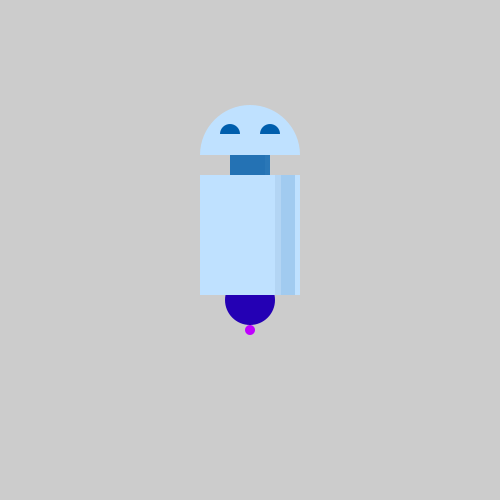
Frame 1 (no input)
Frame 60 (the mouse pressed at the canvas centre just before this capture): identical to frame 1, image omitted
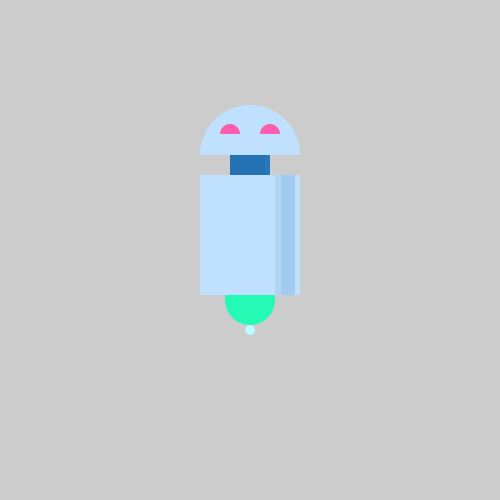
Frame 120 (the mouse held since frame 60 and released just before this capture)

The Processing sketch that drew these frames (run headless with seeded random() and noise(); from frame 60 on, the mouse is pressed at the canvas centre):

// Processing sketch: processing_56145
// ── processing_56145.pde

int x = 230;
int y = 150;
int a = 250;
int b = 300;

void setup (){
  size(500,500);
  smooth();
}

void draw (){
  background(204);
  //NECK
  fill(36,114,180);
  noStroke();
  rect(x,y,40,30);
  fill(191,225,255,10);
  rect(265,y,6,30);
  //HEAD
  fill(191,225,255);
  noStroke();
  arc(250,155,100,100,PI,TWO_PI);
  fill(mouseX,94,173);
  arc(230,134,20,20,PI,TWO_PI);//LEFT EYE
  arc(270,134,20,20,PI,TWO_PI);//RIGHT EYE
  //BODY
  fill(191,mouseX,255);
  ellipse(a,b+30,10,10);//SMALL BOTTOM
  fill(36,mouseY,180);
  ellipse(a,b,50,50);//LARGE BOTTOM
  fill(191,225,255);
  rect(200,175,100,120);//MAIN
  fill(36,114,180,50);
  rect(275,175,20,120);//STRIPE LARGE
  fill(237,247,255,60);
  rect(275,175,6,120);//STRIPE SMALL
}
